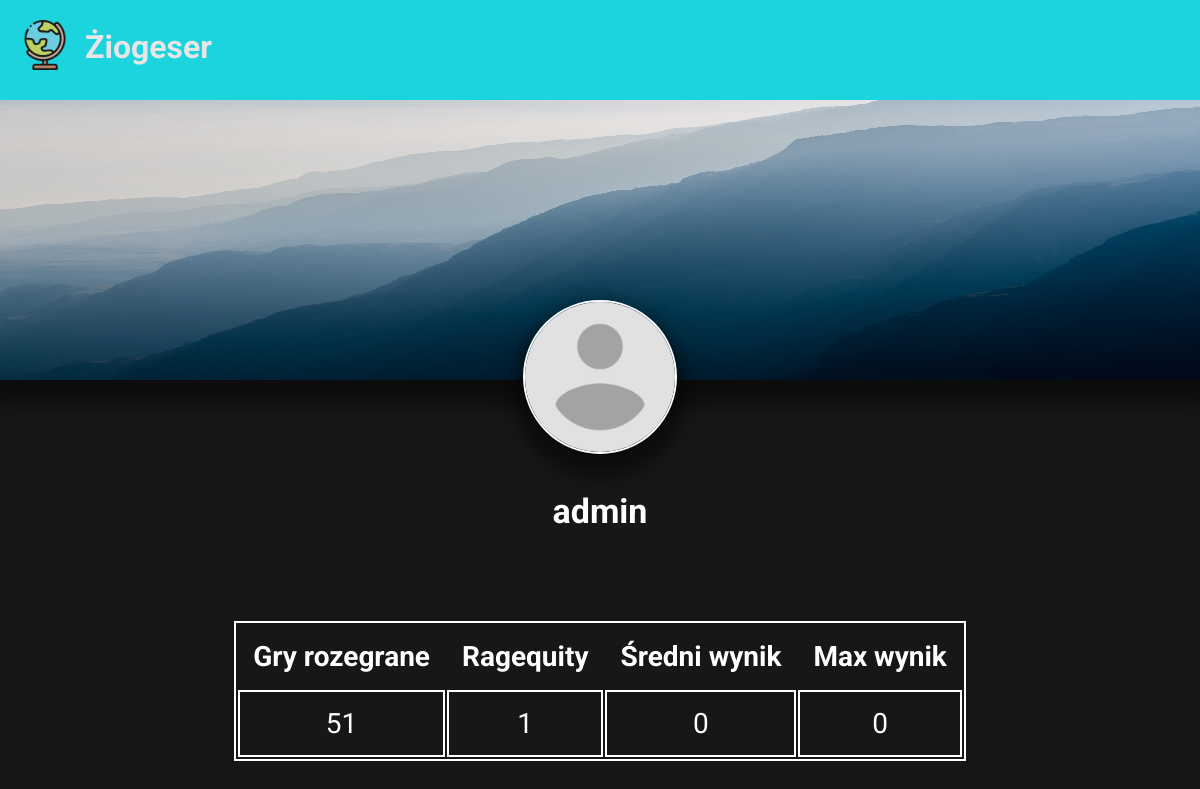
The page /profil.php?login=admin on the database as committed earlier.
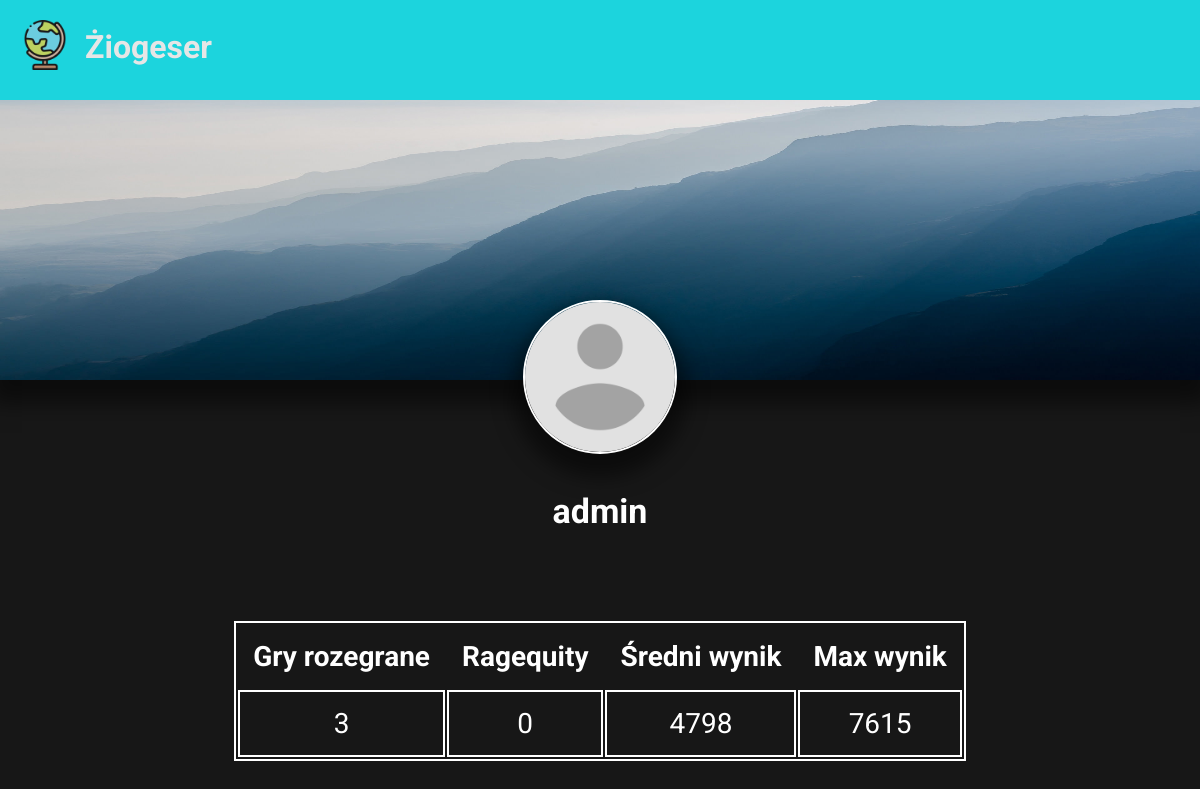
The same page on the database as committed later.
### tables this page shows
CREATE TABLE `uzytkownicy` (
  `id` int(11) NOT NULL,
  `login` text NOT NULL,
  `haslo` text NOT NULL,
  `email` text NOT NULL,
  `prof` text NOT NULL,
  `bg` text NOT NULL,
  `rozegrane` int(11) NOT NULL,
  `ukonczone` int(11) NOT NULL,
  `max_score` int(11) NOT NULL,
  `sum_score` bigint(20) NOT NULL
);

### profil.php (the view, shortened to what this page needs)
<html>
<head>
    <link rel="stylesheet" href="css/profil.css">
</head>
<?php
require "connect.php";
$login = $_GET['login'] ?? null;
$prof = "";
$bg = "";
$rozegrane = 0;
$ragequity = 0;
$max_score = 0;
$avg_score = 0;
if($login == null){
    echo "<script>window.location.href='index.php'</script>";
    die;
}else{
    if($error == 0){
   $sql = "SELECT * FROM uzytkownicy WHERE login='$login';";
    $stmt = $db->prepare($sql);
    $stmt->execute();
    $wiersz_user = $stmt->fetch(PDO::FETCH_ASSOC);
    $prof = $wiersz_user['prof'];
    $bg = $wiersz_user['bg'];
    $rozegrane = $wiersz_user['rozegrane'];
    $ragequity = $wiersz_user['rozegrane']-$wiersz_user['ukonczone'];
    $max_score = $wiersz_user['max_score'];
    if($wiersz_user['ukonczone'] > 0){
        $avg_score = $wiersz_user['sum_score']/$wiersz_user['ukonczone'];
    }else{
        $avg_score = 0;
    }
    if($prof == ""){
        $prof = "user.png";
    }else{
        $prof = "user_uploads/".$login."/".$prof;
    }
    if($bg == ""){
        $bg = "bg.jpg";
    }else{
        $bg = "user_uploads/".$login."/".$bg;
    }
    }else{
        die;
    }
}
?>
<body id="body">
 <div class="top_bar">
     <a href="index.php"><img src="favicon.ico"><span>Żiogeser</span></a>
 </div>
   <div class="bg_wrapper">
        <img src="images/<?=$bg?>" class="img_bg">
   </div>
   <div class="prof_wrapper">
       <img src="images/<?=$prof?>" class="img_prof">
   </div>
   <span class="span_login"><?=$login?></span>
<table>
    <tr>
        <th>Gry rozegrane</th>
        <th>Ragequity</th>
        <th>Średni wynik</th>
        <th>Max wynik</th>
    </tr>
    <tr>
        <td><?=$rozegrane?></td>
        <td><?=$ragequity?></td>
        <td><?=$avg_score?></td>
        <td><?=$max_score?></td>
    </tr>
</table>
</body>
</html>

### css/profil.css (style rules this page uses)
body { font-family: 'Roboto', sans-serif; padding: 0; margin: 0; background: #171717; color: #fff; overflow-x: hidden; }
.top_bar { background: #03e9f4; position: fixed; top: 0; left: 0; width: 100%; height: 100px; filter: contrast(0.8); z-index: 1000; }
.top_bar img { height: 50px; width: 50px; margin-left: 20px; margin-top: 20px; float: left; }
.top_bar span { color: #fff; font-weight: 700; font-size: 32px; display: block; float: left; margin-left: 15px; margin-top: 28px; }
a { color: #fff; text-decoration: none; }
.span_login { display: block; text-align: center; font-weight: 700; font-size: 34px; margin-top: 90px; }
.bg_wrapper { height: 380px; width: 100%; position: relative; }
.img_bg { width: 100%; height: 380px; position: absolute; top: 0; left: 0; box-shadow: 0px 13px 20px 10px rgba(0, 0, 0,0.5); z-index: 1; transition: 0.3s; }
.img_prof { height: 150px; width: 150px; box-shadow: 0px 13px 20px 10px rgba(0, 0, 0,0.5); border-radius: 50%; display: block; margin: auto; margin-top: -80px; border: 2px solid #fff; position: relative; z-index: 2; transition: 0.3s; }
.prof_wrapper { position: relative; }
table { margin: auto; text-align: center; border: 2px solid #fff; margin-top: 90px; margin-bottom: 100px; }
td { border:2px solid #fff; cursor: pointer; transition: 0.4s; }
td,th { padding: 15px; font-size: 28px; }

Rows that differ between the two databases and show on the page:
changed uzytkownicy: rozegrane "51" → "3"; ragequity "1" → "0"; avg_score "0" → "4798"; max_score "0" → "7615"
